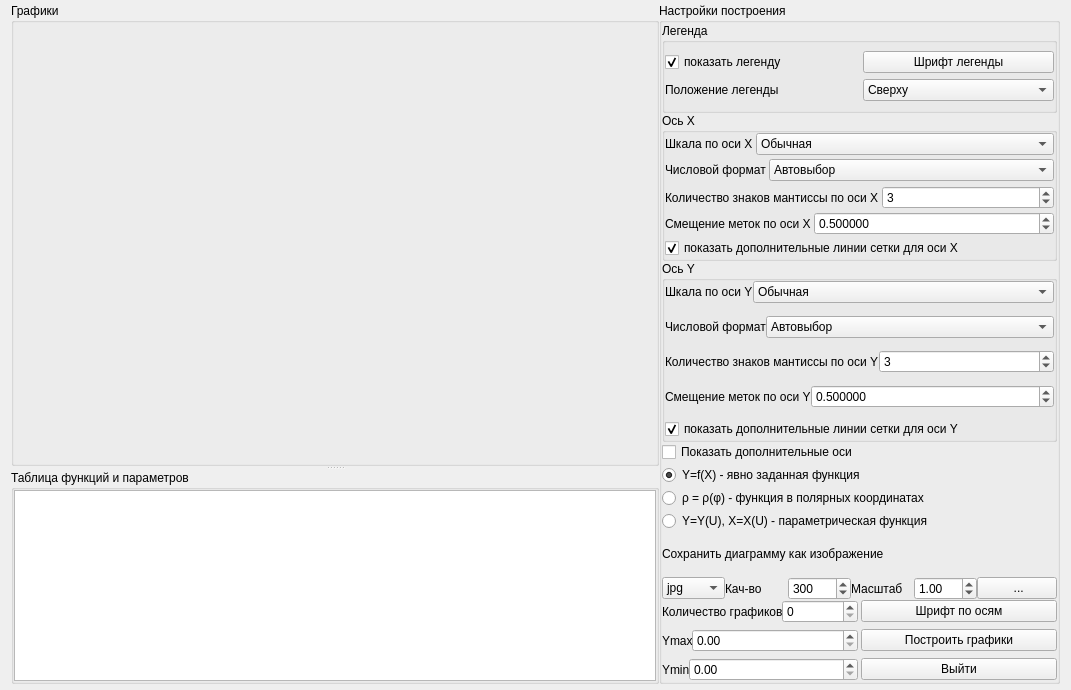
     <widget class="QWidget" name="tab">
      <attribute name="title">
       <string>Графики</string>
      </attribute>
      <layout class="QGridLayout" name="gridLayout_10">
       <property name="topMargin">
        <number>3</number>
       </property>
       <property name="bottomMargin">
        <number>6</number>
       </property>
       <property name="spacing">
        <number>0</number>
       </property>
       <item row="0" column="0">
        <widget class="QSplitter" name="splitter">
         <property name="orientation">
          <enum>Qt::Vertical</enum>
         </property>
         <widget class="QGroupBox" name="groupBox_5">
          <property name="minimumSize">
           <size>
            <width>648</width>
            <height>463</height>
           </size>
          </property>
          <property name="contextMenuPolicy">
           <enum>Qt::DefaultContextMenu</enum>
          </property>
          <property name="title">
           <string>Графики</string>
          </property>
          <layout class="QGridLayout" name="gridLayout_6">
           <property name="leftMargin">
            <number>0</number>
           </property>
           <property name="topMargin">
            <number>0</number>
           </property>
           <property name="rightMargin">
            <number>0</number>
           </property>
           <property name="bottomMargin">
            <number>0</number>
           </property>
           <item row="0" column="0">
            <widget class="QCustomPlot" name="canvasExplicitFunc" native="true">
             <property name="minimumSize">
              <size>
               <width>631</width>
               <height>421</height>
              </size>
             </property>
             <property name="contextMenuPolicy">
              <enum>Qt::ActionsContextMenu</enum>
             </property>
            </widget>
           </item>
          </layout>
         </widget>
         <widget class="QGroupBox" name="groupBox_6">
          <property name="minimumSize">
           <size>
            <width>645</width>
            <height>0</height>
           </size>
          </property>
          <property name="title">
           <string>Таблица функций и параметров</string>
          </property>
          <layout class="QGridLayout" name="gridLayout_7">
           <property name="leftMargin">
            <number>0</number>
           </property>
           <property name="topMargin">
            <number>0</number>
           </property>
           <property name="rightMargin">
            <number>0</number>
           </property>
           <property name="bottomMargin">
            <number>0</number>
           </property>
           <property name="spacing">
            <number>0</number>
           </property>
           <item row="0" column="0">
            <widget class="QTableView" name="tableViewExplicitFunc">
             <property name="minimumSize">
              <size>
               <width>624</width>
               <height>50</height>
              </size>
             </property>
            </widget>
           </item>
          </layout>
         </widget>
        </widget>
       </item>
       <item row="0" column="1">
        <widget class="QGroupBox" name="groupBox_2">
         <property name="minimumSize">
          <size>
           <width>401</width>
           <height>681</height>
          </size>
         </property>
         <property name="maximumSize">
          <size>
           <width>401</width>
           <height>16777215</height>
          </size>
         </property>
         <property name="title">
          <string>Настройки построения</string>
         </property>
         <layout class="QGridLayout" name="gridLayout_12">
          <property name="leftMargin">
           <number>0</number>
          </property>
          <property name="topMargin">
           <number>0</number>
          </property>
          <property name="rightMargin">
           <number>0</number>
          </property>
          <property name="bottomMargin">
           <number>0</number>
          </property>
          <item row="0" column="0">
           <layout class="QGridLayout" name="gridLayout_11">
            <property name="verticalSpacing">
             <number>0</number>
            </property>
            <item row="0" column="0">
             <widget class="QGroupBox" name="groupBoxLegendSettingsExplicitFunc">
              <property name="minimumSize">
               <size>
                <width>380</width>
                <height>90</height>
               </size>
              </property>
              <property name="title">
               <string>Легенда</string>
              </property>
              <layout class="QGridLayout" name="gridLayout_3">
               <property name="leftMargin">
                <number>0</number>
               </property>
               <property name="topMargin">
                <number>0</number>
               </property>
               <property name="rightMargin">
                <number>0</number>
               </property>
               <property name="bottomMargin">
                <number>0</number>
               </property>
               <item row="0" column="0">
                <layout class="QGridLayout" name="gridLayout">
                 <item row="0" column="0">
                  <widget class="QCheckBox" name="checkBoxShowLegendExplicitFunc">
                   <property name="text">
                    <string>показать легенду</string>
                   </property>
                   <property name="checked">
                    <bool>true</bool>
                   </property>
                  </widget>
                 </item>
                 <item row="0" column="1">
                  <widget class="QPushButton" name="pushButtonLegendFontExplicitFunc">
                   <property name="text">
                    <string>Шрифт легенды</string>
                   </property>
                  </widget>
                 </item>
                 <item row="1" column="0">
                  <widget class="QLabel" name="label_39">
                   <property name="text">
                    <string>Положение легенды</string>
                   </property>
                  </widget>
                 </item>
                 <item row="1" column="1">
                  <widget class="QComboBox" name="comboBoxLegendPositionExplicitFunc">
                   <item>
                    <property name="text">
                     <string>Сверху</string>
                    </property>
                   </item>
                   <item>
                    <property name="text">
                     <string>Снизу</string>
                    </property>
                   </item>
                   <item>
                    <property name="text">
                     <string>Справа</string>
                    </property>
                   </item>
                   <item>
                    <property name="text">
                     <string>Слева</string>
                    </property>
                   </item>
                   <item>
                    <property name="text">
                     <string>Левый верхний угол</string>
                    </property>
                   </item>
                   <item>
                    <property name="text">
                     <string>Правый верхний угол</string>
                    </property>
                   </item>
                   <item>
                    <property name="text">
                     <string>Левый нижний угол</string>
                    </property>
                   </item>
                   <item>
                    <property name="text">
                     <string>Правый нижний угол</string>
                    </property>
                   </item>
                   <item>
                    <property name="text">
                     <string>Произвольно</string>
                    </property>
                   </item>
                  </widget>
                 </item>
                </layout>
               </item>
              </layout>
             </widget>
            </item>
            <item row="1" column="0">
             <widget class="QGroupBox" name="groupBox_3">
              <property name="minimumSize">
               <size>
                <width>380</width>
                <height>148</height>
               </size>
              </property>
              <property name="title">
               <string>Ось Х</string>
              </property>
              <layout class="QGridLayout" name="gridLayout_4">
               <property name="leftMargin">
                <number>0</number>
               </property>
               <property name="topMargin">
                <number>0</number>
               </property>
               <property name="rightMargin">
                <number>0</number>
               </property>
               <property name="bottomMargin">
                <number>0</number>
               </property>
               <item row="0" column="0">
                <layout class="QVBoxLayout" name="verticalLayout">
                 <property name="spacing">
                  <number>3</number>
                 </property>
                 <item>
                  <layout class="QFormLayout" name="formLayout_6">
                   <item row="0" column="0">
                    <widget class="QLabel" name="label_37">
                     <property name="text">
                      <string>Шкала по оси Х</string>
                     </property>
                    </widget>
                   </item>
                   <item row="0" column="1">
                    <widget class="QComboBox" name="comboBoxTickerXExplicitFunc">
                     <item>
                      <property name="text">
                       <string>Обычная</string>
                      </property>
                     </item>
                     <item>
                      <property name="text">
                       <string>Логарифмическая</string>
                      </property>
                     </item>
                     <item>
                      <property name="text">
                       <string>Доли числа Pi</string>
                      </property>
                     </item>
                    </widget>
                   </item>
                  </layout>
                 </item>
                 <item>
                  <layout class="QFormLayout" name="formLayout_7">
                   <item row="0" column="0">
                    <widget class="QLabel" name="label">
                     <property name="text">
                      <string>Числовой формат</string>
                     </property>
                    </widget>
                   </item>
                   <item row="0" column="1">
                    <widget class="QComboBox" name="comboBoxNumberFormatXExplicitFunc">
                     <item>
                      <property name="text">
                       <string>Автовыбор</string>
                      </property>
                     </item>
                     <item>
                      <property name="text">
                       <string>С фиксированной точкой</string>
                      </property>
                     </item>
                     <item>
                      <property name="text">
                       <string>Научный</string>
                      </property>
                     </item>
                     <item>
                      <property name="text">
                       <string>Научный (США)</string>
                      </property>
                     </item>
                     <item>
                      <property name="text">
                       <string>Экспоненциальный</string>
                      </property>
                     </item>
                    </widget>
                   </item>
                  </layout>
                 </item>
                 <item>
                  <layout class="QFormLayout" name="formLayout_8">
                   <item row="0" column="0">
                    <widget class="QLabel" name="label_41">
                     <property name="text">
                      <string>Количество знаков мантиссы по оси Х</string>
                     </property>
                    </widget>
                   </item>
                   <item row="0" column="1">
                    <widget class="QSpinBox" name="spinBoxNumberPrecisionXExplicitFunc">
                     <property name="maximum">
                      <number>15</number>
                     </property>
                     <property name="value">
                      <number>3</number>
                     </property>
                    </widget>
                   </item>
                  </layout>
                 </item>
                 <item>
                  <layout class="QFormLayout" name="formLayout_31">
                   <item row="0" column="0">
                    <widget class="QLabel" name="label_45">
                     <property name="text">
                      <string>Смещение меток по оси Х</string>
                     </property>
                    </widget>
                   </item>
                   <item row="0" column="1">
                    <widget class="QDoubleSpinBox" name="doubleSpinBoxTickSpacingXExplicitFunc">
                     <property name="decimals">
                      <number>6</number>
                     </property>
                     <property name="maximum">
                      <double>99999999999.000000000000000</double>
                     </property>
                     <property name="singleStep">
                      <double>0.250000000000000</double>
                     </property>
                     <property name="value">
                      <double>0.500000000000000</double>
                     </property>
                    </widget>
                   </item>
                  </layout>
                 </item>
                 <item>
                  <widget class="QCheckBox" name="checkBoxSubGridLinesXExplicitFunc">
                   <property name="text">
                    <string>показать дополнительные линии сетки для оси Х</string>
                   </property>
                   <property name="checked">
                    <bool>true</bool>
                   </property>
                  </widget>
                 </item>
                </layout>
               </item>
              </layout>
             </widget>
            </item>
            <item row="2" column="0">
             <widget class="QGroupBox" name="groupBox_4">
              <property name="minimumSize">
               <size>
                <width>380</width>
                <height>181</height>
               </size>
              </property>
              <property name="title">
               <string>Ось Y</string>
              </property>
              <layout class="QGridLayout" name="gridLayout_5">
               <property name="leftMargin">
                <number>0</number>
               </property>
               <property name="topMargin">
                <number>0</number>
               </property>
               <property name="rightMargin">
                <number>0</number>
               </property>
               <property name="bottomMargin">
                <number>0</number>
               </property>
               <item row="0" column="0">
                <layout class="QVBoxLayout" name="verticalLayout_4">
                 <property name="spacing">
                  <number>0</number>
                 </property>
                 <item>
                  <layout class="QFormLayout" name="formLayout_26">
                   <item row="0" column="0">
                    <widget class="QLabel" name="label_40">
                     <property name="text">
                      <string>Шкала по оси Y</string>
                     </property>
                    </widget>
                   </item>
                   <item row="0" column="1">
                    <widget class="QComboBox" name="comboBoxTickerYExplicitFunc">
                     <item>
                      <property name="text">
                       <string>Обычная</string>
                      </property>
                     </item>
                     <item>
                      <property name="text">
                       <string>Логарифмическая</string>
                      </property>
                     </item>
                     <item>
                      <property name="text">
                       <string>Доли числа Pi</string>
                      </property>
                     </item>
                    </widget>
                   </item>
                  </layout>
                 </item>
                 <item>
                  <layout class="QFormLayout" name="formLayout_15">
                   <item row="0" column="0">
                    <widget class="QLabel" name="label_43">
                     <property name="text">
                      <string>Числовой формат</string>
                     </property>
                    </widget>
                   </item>
                   <item row="0" column="1">
                    <widget class="QComboBox" name="comboBoxNumberFormatYExplicitFunc">
                     <item>
                      <property name="text">
                       <string>Автовыбор</string>
                      </property>
                     </item>
                     <item>
                      <property name="text">
                       <string>С фиксированной точкой</string>
                      </property>
                     </item>
                     <item>
                      <property name="text">
                       <string>Научный</string>
                      </property>
                     </item>
                     <item>
                      <property name="text">
                       <string>Научный (США)</string>
                      </property>
                     </item>
                     <item>
                      <property name="text">
                       <string>Экспоненциальный</string>
                      </property>
                     </item>
                    </widget>
                   </item>
                  </layout>
                 </item>
                 <item>
                  <layout class="QFormLayout" name="formLayout_10">
                   <item row="0" column="0">
                    <widget class="QLabel" name="label_42">
                     <property name="text">
                      <string>Количество знаков мантиссы по оси Y</string>
                     </property>
                    </widget>
                   </item>
                   <item row="0" column="1">
                    <widget class="QSpinBox" name="spinBoxNumberPrecisionYExplicitFunc">
                     <property name="maximum">
                      <number>15</number>
                     </property>
                     <property name="value">
                      <number>3</number>
                     </property>
                    </widget>
                   </item>
                  </layout>
                 </item>
                 <item>
                  <layout class="QFormLayout" name="formLayout_32">
                   <item row="0" column="0">
                    <widget class="QLabel" name="label_46">
                     <property name="text">
                      <string>Смещение меток по оси Y</string>
                     </property>
                    </widget>
                   </item>
                   <item row="0" column="1">
                    <widget class="QDoubleSpinBox" name="doubleSpinBoxTickSpacingYExplicitFunc">
                     <property name="decimals">
                      <number>6</number>
                     </property>
                     <property name="maximum">
                      <double>99999999999.000000000000000</double>
                     </property>
                     <property name="value">
                      <double>0.500000000000000</double>
                     </property>
                    </widget>
                   </item>
                  </layout>
                 </item>
                 <item>
                  <widget class="QCheckBox" name="checkBoxSubGridLinesYExplicitFunc">
                   <property name="text">
                    <string>показать дополнительные линии сетки для оси Y</string>
                   </property>
                   <property name="checked">
                    <bool>true</bool>
                   </property>
                  </widget>
                 </item>
                </layout>
               </item>
              </layout>
             </widget>
            </item>
            <item row="3" column="0">
             <layout class="QVBoxLayout" name="verticalLayout_7">
              <property name="spacing">
               <number>3</number>
              </property>
              <item>
               <widget class="QCheckBox" name="checkBoxSetupFullBox">
                <property name="text">
                 <string>Показать дополнительные оси</string>
                </property>
               </widget>
              </item>
              <item>
               <widget class="QRadioButton" name="radioButtonExplicitFunc">
                <property name="text">
                 <string>Y=f(X) - явно заданная функция</string>
                </property>
                <property name="checked">
                 <bool>true</bool>
                </property>
               </widget>
              </item>
              <item>
               <widget class="QRadioButton" name="radioButtonPolarFunc">
                <property name="text">
                 <string>ρ = ρ(φ) - функция в полярных координатах</string>
                </property>
               </widget>
              </item>
              <item>
               <widget class="QRadioButton" name="radioButtonParametricFunc">
                <property name="text">
                 <string>Y=Y(U), X=X(U) - параметрическая функция</string>
                </property>
               </widget>
              </item>
             </layout>
            </item>
            <item row="5" column="0">
             <layout class="QGridLayout" name="gridLayout_8">
              <item row="0" column="1">
               <widget class="QLabel" name="label_47">
                <property name="text">
                 <string>Кач-во</string>
                </property>
               </widget>
              </item>
              <item row="0" column="2">
               <widget class="QSpinBox" name="spinBoxImageQuality">
                <property name="minimum">
                 <number>36</number>
                </property>
                <property name="maximum">
                 <number>1200</number>
                </property>
                <property name="singleStep">
                 <number>10</number>
                </property>
                <property name="value">
                 <number>300</number>
                </property>
               </widget>
              </item>
              <item row="0" column="0">
               <widget class="QComboBox" name="comboBoxSavingFormat">
                <item>
                 <property name="text">
                  <string>jpg</string>
                 </property>
                </item>
                <item>
                 <property name="text">
                  <string>png</string>
                 </property>
                </item>
                <item>
                 <property name="text">
                  <string>pdf</string>
                 </property>
                </item>
                <item>
                 <property name="text">
                  <string>bmp</string>
                 </property>
                </item>
               </widget>
              </item>
              <item row="0" column="5">
               <widget class="QPushButton" name="pushButtonSaveAsImage">
                <property name="text">
                 <string> ...</string>
                </property>
               </widget>
              </item>
              <item row="0" column="3">
               <widget class="QLabel" name="label_48">
                <property name="text">
                 <string>Масштаб</string>
                </property>
               </widget>
              </item>
              <item row="0" column="4">
               <widget class="QDoubleSpinBox" name="doubleSpinBoxScaleFactor">
                <property name="minimum">
                 <double>0.050000000000000</double>
                </property>
                <property name="maximum">
                 <double>20.000000000000000</double>
                </property>
                <property name="value">
                 <double>1.000000000000000</double>
                </property>
               </widget>
              </item>
             </layout>
            </item>
            <item row="6" column="0">
             <layout class="QGridLayout" name="gridLayout_2">
              <property name="horizontalSpacing">
               <number>3</number>
              </property>
              <property name="verticalSpacing">
               <number>6</number>
              </property>
              <item row="0" column="0">
               <layout class="QFormLayout" name="formLayout_28">
                <item row="0" column="0">
                 <widget class="QLabel" name="label_44">
                  <property name="text">
                   <string>Количество графиков</string>
                  </property>
                 </widget>
                </item>
                <item row="0" column="1">
                 <widget class="QSpinBox" name="spinBoxGraficsNumberExplicitFunc"/>
                </item>
               </layout>
              </item>
              <item row="0" column="1">
               <widget class="QPushButton" name="pushButtonTextFontExplicitFunc">
                <property name="text">
                 <string>Шрифт по осям</string>
                </property>
               </widget>
              </item>
              <item row="1" column="0">
               <layout class="QFormLayout" name="formLayout_29">
                <item row="0" column="0">
                 <widget class="QLabel" name="label_36">
                  <property name="text">
                   <string>Ymax</string>
                  </property>
                 </widget>
                </item>
                <item row="0" column="1">
                 <widget class="QDoubleSpinBox" name="doubleSpinBoxYmaxExplicitFunc"/>
                </item>
               </layout>
              </item>
              <item row="1" column="1">
               <widget class="QPushButton" name="pushButtonDrawGraficsExplicitFunc">
                <property name="text">
                 <string>Построить графики</string>
                </property>
               </widget>
              </item>
              <item row="2" column="0">
               <layout class="QFormLayout" name="formLayout_30">
                <item row="0" column="0">
                 <widget class="QLabel" name="label_38">
                  <property name="text">
                   <string>Ymin</string>
                  </property>
                 </widget>
                </item>
                <item row="0" column="1">
                 <widget class="QDoubleSpinBox" name="doubleSpinBoxYminExplicitFunc"/>
                </item>
               </layout>
              </item>
              <item row="2" column="1">
               <widget class="QPushButton" name="pushButtonCloseExplicitFunc">
                <property name="text">
                 <string>Выйти</string>
                </property>
               </widget>
              </item>
             </layout>
            </item>
            <item row="4" column="0">
             <widget class="QLabel" name="label_49">
              <property name="text">
               <string>Сохранить диаграмму как изображение</string>
              </property>
             </widget>
            </item>
           </layout>
          </item>
         </layout>
        </widget>
       </item>
      </layout>
      <zorder>groupBox_2</zorder>
      <zorder>splitter</zorder>
     </widget>
